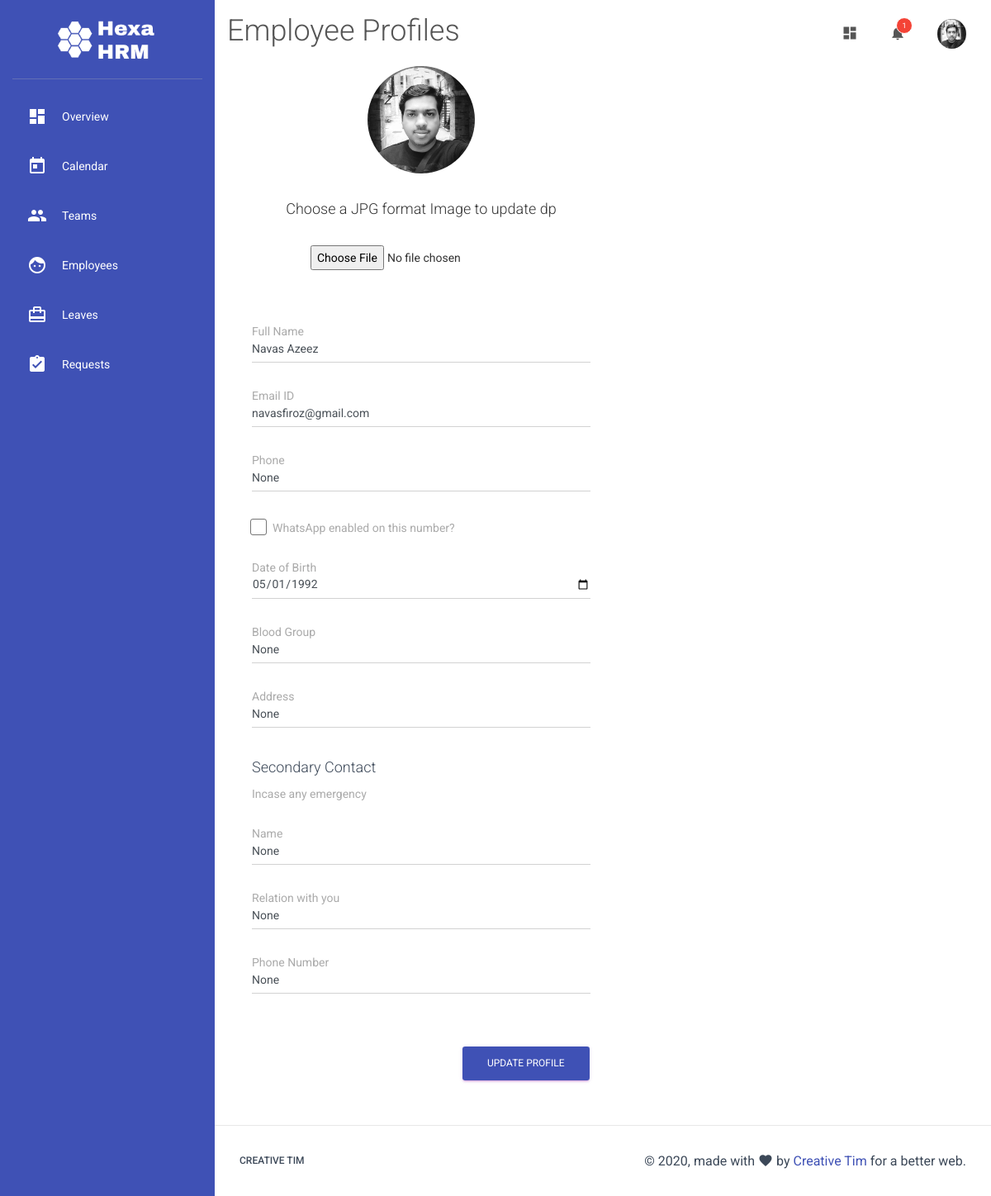
Page /edit-profile/ (signed in) on the committed database.
### main.py (models this page shows)
class User(db.Model):
    id = db.Column(db.Integer, primary_key=True)
    name = db.Column(db.String(150), nullable=False)
    email = db.Column(db.String,nullable=False)
    phone = db.Column(db.String)
    whatsapp = db.Column(db.Boolean)
    title = db.Column(db.String)
    role = db.Column(db.Integer)
    annual_leaves = db.Column(db.String)
    team_id = db.Column(db.Integer, db.ForeignKey("team.id"))
    password = db.Column(db.String)
    dob = db.Column(db.Date)
    blood_group = db.Column(db.String)
    doj = db.Column(db.Date)
    pay = db.Column(db.Integer)
    address = db.Column(db.String)
    secondary_contact_name = db.Column(db.String)
    secondary_contact_relation = db.Column(db.String)
    secondary_contact_phone = db.Column(db.String)
    origin_country = db.Column(db.String)
    diet_type = db.Column(db.String)
    drinking = db.Column(db.Boolean)
    marital_status = db.Column(db.String)
    dp = db.Column(db.String, default="default.png")
    leaves = db.relationship("Leave",backref="requested_by")

### main.py (the view)
@app.route('/edit-profile/', methods=["GET","POST"])
def edit_profile():
    if request.method == "POST":
        image = request.files['image']
        if image.filename != "" and image and allowed_file(image.filename):
            filename = secure_filename(image.filename)
            hash_token = secrets.token_urlsafe(16)
            extn = filename.rsplit('.', 1)[1].lower()
            current_dp = hash_token+"."+extn
            image.save(os.path.join(app.config['UPLOAD_FOLDER'], current_dp))
            session_user = User.query.get(g.user.id)
            os.remove(os.path.join(app.config['UPLOAD_FOLDER'], session_user.dp))
            session_user.dp = current_dp
            db.session.commit()
        return render_template("edit_profile.html", response=response("s3"))
    else:
        return render_template("edit_profile.html")

### main.py (called while the page is built)
@app.before_request
def before_request():
    g.user = None
    if "uid" in session:
        login_user = User.query.get(session["uid"])
        if login_user and login_user.team_id == session["td"] and bcrypt.check_password_hash(session["sk"], login_user.name):
            g.user = login_user

### templates/edit_profile.html (shortened to what this page needs)
{% extends "template.html" %}
{% block heading %}
<h2>Employee Profiles</h2>
{% endblock %}
{% block content %}
<div class="container-fluid">
  <div class="row">
    <div class="col-md-6">
          <form action="/edit-profile/" method="POST" enctype="multipart/form-data">
            <div class="card card-profile">
              <div class="card-avatar">
                  <img class="img" src="/static/img/users/{{g.user.dp}}">
              </div>
              <div class="card-body">
                <h4>Choose a JPG format Image to update dp</h4><br/>
                <input type="file" name="image" id="image" accept=".jpg" />
              </div>
            </div>
            <br>
            <div class="form-group bmd-form-group">
              <label for="name">Full Name</label>
              <input type="text" class="form-control" value="{{g.user.name}}" name="name" id="name" required>
            </div>
            <br>
            <div class="form-group bmd-form-group">
              <label for="email">Email ID</label>
              <input type="email" name="email" value="{{g.user.email}}" id="email" class="form-control" required>
            </div>
            <br>
            <div class="form-group bmd-form-group">
              <label for="phone">Phone</label>
              <input type="text" name="phone" value="{{g.user.phone}}" id="phone" class="form-control" required>
            </div>
            <br>
            <div class="form-check">
              <label class="form-check-label">
                  WhatsApp enabled on this number?
                  <span class="form-check-sign">
                  <span class="check"></span>
                  </span>
              </label>
            </div>
            <br/>
            <div class="form-group bmd-form-group">
              <label for="dob">Date of Birth</label>
              <input type="date" value="{{g.user.dob}}" class="form-control" name="dob" id="dob" required>
            </div>
            <br/>
            <div class="form-group bmd-form-group">
              <label for="blood_group">Blood Group</label>
              <input type="text" value="{{g.user.blood_group}}" class="form-control" name="blood_group" id="blood_group" required>
            </div>
            <br/>
            <div class="form-group bmd-form-group">
              <label for="address">Address</label>
              <input type="text" value="{{g.user.address}}" class="form-control" name="address" id="address" required>
            </div><br/>
            <h4>Secondary Contact</h4>
            <label>Incase any emergency</label>
            <br/><br/>
            <div class="form-group bmd-form-group">
              <label for="s_name">Name</label>
              <input type="text" value="{{g.user.address}}" class="form-control" name="s_name" id="s_name" required>
            </div><br/>
            <div class="form-group bmd-form-group">
              <label for="s_relate">Relation with you</label>
              <input type="text" value="{{g.user.address}}" class="form-control" name="s_relate" id="s_relate" required>
            </div><br/>
            <div class="form-group bmd-form-group">
              <label for="s_phone">Phone Number</label>
              <input type="text" value="{{g.user.address}}" class="form-control" name="s_phone" id="s_phone" required>
            </div><br/>
            <br/>
          <button type="submit" class="btn btn-primary pull-right">Update Profile</button>
          <div class="clearfix"></div>
        </form>
</div>
</div>
</div>
{% endblock %}

### templates/template.html (shortened to what this page needs)
<!doctype html>
<html lang="en">
<head>
  <link rel="stylesheet" href="https://maxcdn.bootstrapcdn.com/font-awesome/latest/css/font-awesome.min.css">
  <link href="{{ url_for('static', filename='css/material-dashboard.css') }}" rel="stylesheet" />
  <link href="{{ url_for('static', filename='css/custom.css') }}" rel="stylesheet" />
  <link rel="stylesheet" href="//cdnjs.cloudflare.com/ajax/libs/fullcalendar/3.3.0/fullcalendar.min.css" />
</head>
<body>
  <div class="wrapper ">
    <div class="sidebar" data-color="azure" data-background-color="white">
      <div class="logo">
        <img src="/static/img/logo.png">
      </div>
      <div class="sidebar-wrapper">
        <ul class="nav">
        {% if g.user == None %}
          <li class="nav-item">
            <a class="nav-link" href="/sign-in/">
              <i class="material-icons">lock</i>
              <p>Login</p>
            </a>
          </li>
          <li class="nav-item">
            <a class="nav-link" href="/start/">
              <i class="material-icons">dashboard</i>
              <p>Start</p>
            </a>
          </li>
        {% else %}
          <li class="nav-item">
            <a class="nav-link" href="/">
              <i class="material-icons">dashboard</i>
              <p>Overview</p>
            </a>
          </li>
          <li class="nav-item">
            <a class="nav-link" href="/calendar/">
              <i class="material-icons">today</i>
              <p>Calendar</p>
            </a>
          </li>
          <li class="nav-item">
            <a class="nav-link" href="/teams/">
              <i class="material-icons">group</i>
              <p>Teams</p>
            </a>
          </li>
          <li class="nav-item">
            <a class="nav-link" href="/employees/">
              <i class="material-icons">face</i>
              <p>Employees</p>
            </a>
          </li>
          <li class="nav-item">
            <a class="nav-link" href="/leaves/">
              <i class="material-icons">card_travel</i>
              <p>Leaves</p>
            </a>
          </li>
          <li class="nav-item">
            <a class="nav-link" href="/requests/">
              <i class="material-icons">assignment_turned_in</i>
              <p>Requests</p>
            </a>
          </li>
        {% endif %}
        </ul>
      </div>
    </div>
    <div class="main-panel">
      <nav class="navbar navbar-expand-lg navbar-transparent navbar-absolute fixed-top ">
        <div class="container-fluid">
          <div class="navbar-wrapper">
            {% block heading %}
            {% endblock %}
          </div>
          <div class="collapse navbar-collapse justify-content-end">
            {% if session%}
            <ul class="navbar-nav">
              <li class="nav-item">
                <a class="nav-link" href="javascript:;">
                  <i class="material-icons">dashboard</i>
                </a>
              </li>
              <li class="nav-item dropdown">
                <a class="nav-link" href="http://example.com" id="navbarDropdownMenuLink" data-toggle="dropdown" aria-haspopup="true" aria-expanded="false">
                  <i class="material-icons">notifications</i>
                  <span class="notification">1</span>
                </a>
              </li>
              <li class="nav-item dropdown">
                <a class="nav-link" href="javascript:;" id="navbarDropdownProfile" data-toggle="dropdown" aria-haspopup="true" aria-expanded="false">
                  <img class="img nav-icon" src="/static/img/users/{{g.user.dp}}">
                <div class="ripple-container"></div></a>
              </li>
            </ul>
            {% endif %}
          </div>
        </div>
      </nav>
      <div class="content">
        <div class="container-fluid">
          {% block content %}
          {% endblock %}
        </div>
      </div>
      <footer class="footer">
        <div class="container-fluid">
          <nav class="float-left">
            <ul>
              <li>
                <a href="https://www.creative-tim.com">
                  Creative Tim
                </a>
              </li>
            </ul>
          </nav>
          <div class="copyright float-right">
            &copy;
            , made with <i class="material-icons">favorite</i> by
            <a href="https://www.creative-tim.com" target="_blank">Creative Tim</a> for a better web.
          </div>
        </div>
      </footer>
    </div>
  </div>
</body>
</html>

### static/css/custom.css (style rules this page uses)
.sidebar { background: #3F51B5; color:white; box-shadow: none !important; }
body { background-color: #fff; font-weight: 400; }
.sidebar .nav li a, .sidebar .nav li .dropdown-menu a { color: #ffffff !important; }
.card, .card-profile .card-avatar { box-shadow: none !important; }
.sidebar .logo img { max-width: 120px; margin: 0 auto; display: block; }
.sidebar .nav i { color: #ffffff; }
img.img.nav-icon { max-width: 35px; border-radius: 100%; }

### rows in the picture
User: user.dp (picture), name "Navas Azeez", email "navasfiroz@gmail.com", phone "None", dob "05/01/1992", blood_group "None", address "None", s_name "None", s_relate "None", s_phone "None"
